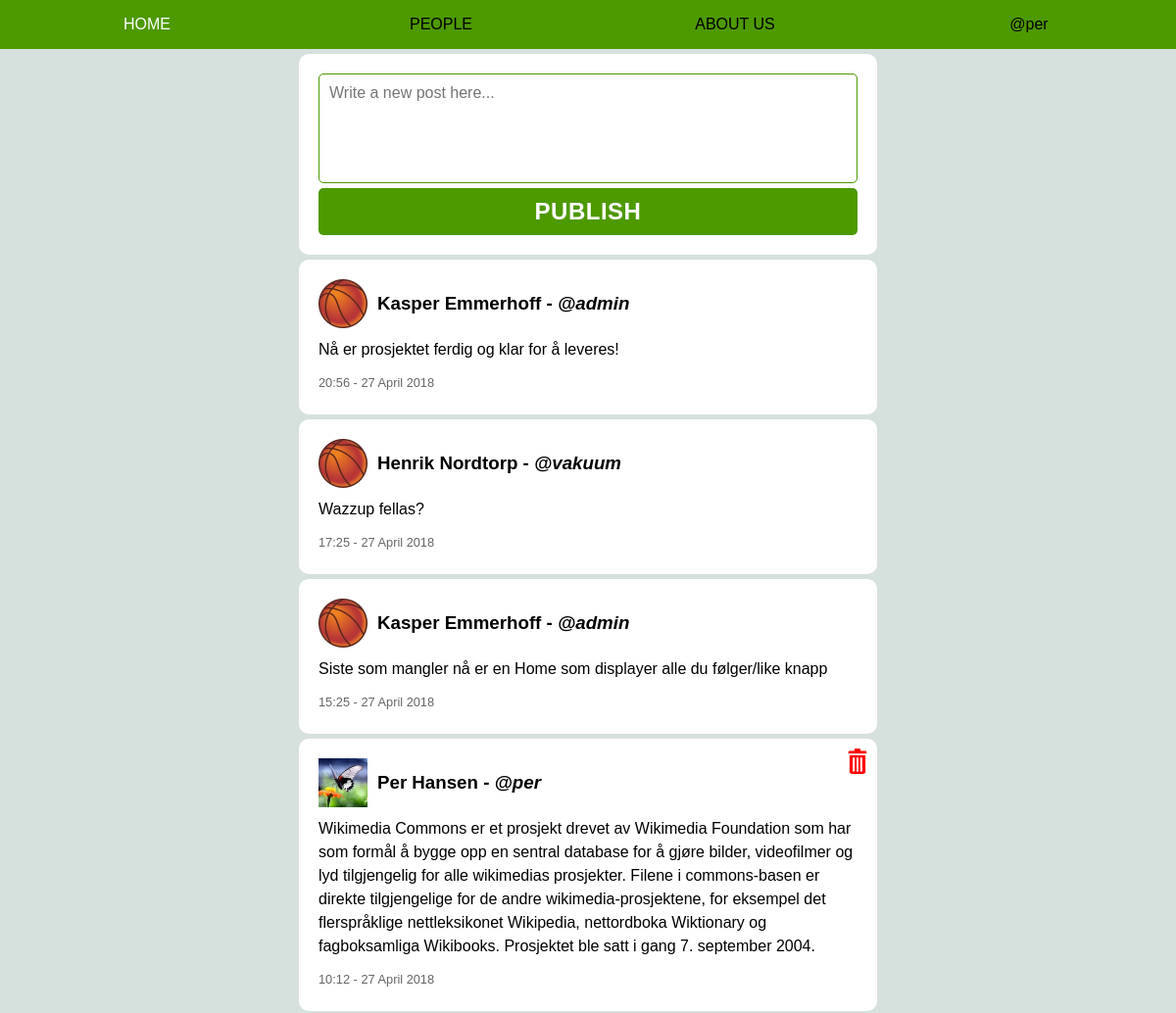
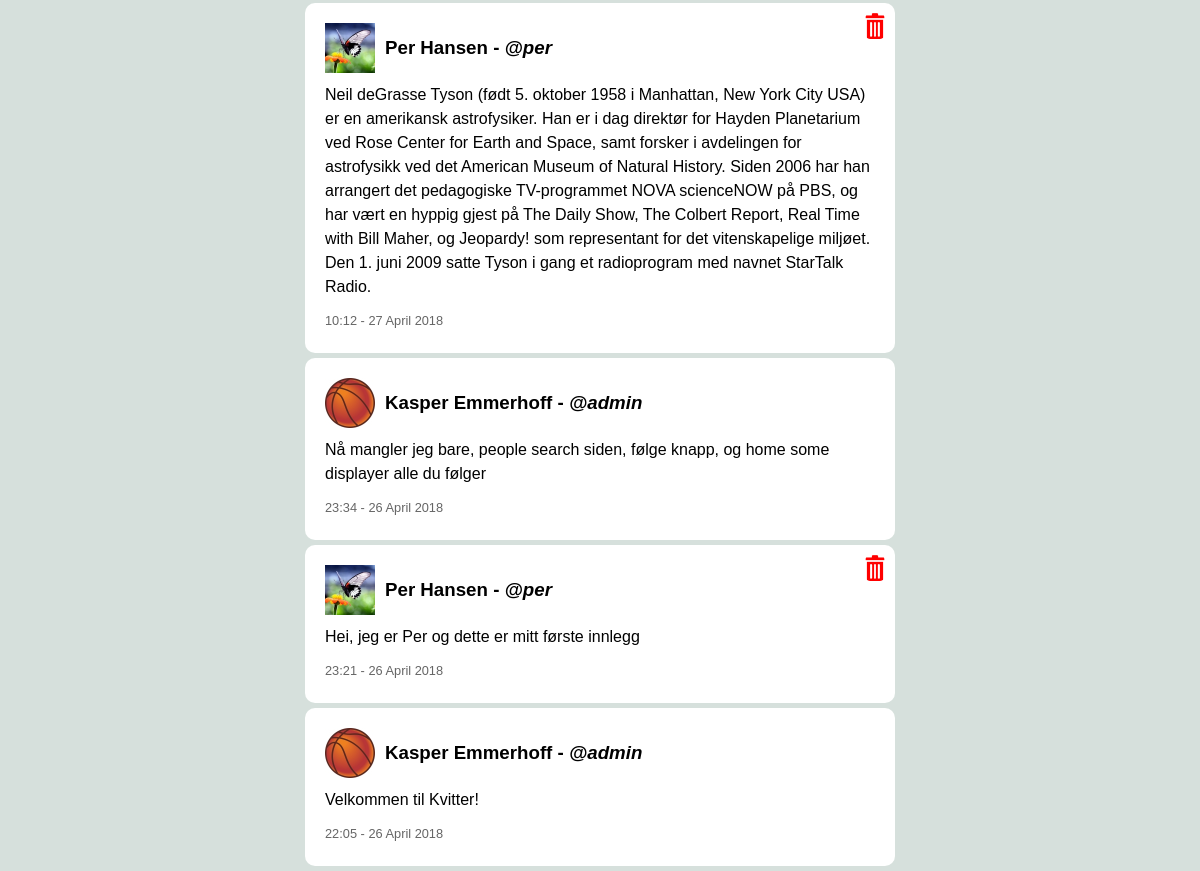
Screenshot of / (signed in) with the database file from the repository (2 pictures, top to bottom).
### tables this page shows
CREATE TABLE `posts` (
  `post_id` int(11) NOT NULL,
  `post_text` varchar(600) NOT NULL,
  `posttime` varchar(30) NOT NULL,
  `user_id` int(11) NOT NULL
);

CREATE TABLE `users` (
  `user_id` int(11) NOT NULL,
  `username` varchar(255) NOT NULL,
  `f_name` varchar(255) NOT NULL,
  `l_name` varchar(255) NOT NULL,
  `email` varchar(255) NOT NULL,
  `pic` varchar(11) NOT NULL DEFAULT '1.jpg',
  `u_type` int(11) NOT NULL DEFAULT '1',
  `password` varchar(255) NOT NULL,
  `creationtime` datetime NOT NULL
);

### include/info.inc.php (called while the page is built, shortened)
<?php
	if (isset($_SESSION['login'])){
		$user = $_SESSION['login'];
	}
	else {
		header("Location: welcome.php");
	}
?>

### index.php (the view, shortened to what this page needs)
<?php
	include("include/connect.inc.php");
	include("include/info.inc.php");
	$userescape = mysqli_real_escape_string($con, $user);
?>
<!DOCTYPE html>
<html lang="en">
<head>
	<link rel="stylesheet" type="text/css" href="css/main.css">
	<link rel="stylesheet" type="text/css" href="css/index.css">
</head>
<body>
	<?php include("include/header.inc.php"); ?>
	<div class="container">
		<?php
			echo "<div class='box'>";
				echo "<form action='index.php' method='POST'>";
					echo "<textarea name='innlegg' placeholder='Write a new post here...' maxlength='600' rows='5'></textarea>";
					echo "<input type='submit' value='PUBLISH'>";
				echo "</form>";
			echo "</div>";
			$sql3 = "SELECT posts.post_id, post_text, posttime, posts.user_id, f_name, l_name, username, pic, u_type FROM posts JOIN users ON posts.user_id=users.user_id WHERE posts.user_id=(SELECT user_id FROM users WHERE username='$userescape') OR posts.user_id IN (SELECT user_id_follow FROM follow WHERE user_id=(SELECT user_id FROM users WHERE username='$userescape')) ORDER BY posts.post_id DESC";
			$result3 = $con->query($sql3);
			while ($rad3 = $result3->fetch_assoc()){
				$userfirst = htmlspecialchars($rad3['f_name']);
				$userlast = htmlspecialchars($rad3['l_name']);
				$useruser = htmlspecialchars($rad3['username']);
				$userurl = urlencode($rad3['username']);
				$userpic = $rad3['pic'];
				$post_text = htmlspecialchars($rad3['post_text']);
				$posttime = $rad3['posttime'];
				$utype = $rad3['u_type'];
				if ($rad3['username'] == $user OR $usertype == 3){
					echo "<div class='delete'>\n";
						echo "<form action='index.php' method='POST'>\n";
							echo "<input type='image' name='delete' src='media/icons/delete.png' alt='Delete' width='20' height='22'>\n";
						echo "</form>\n";
					echo "</div>\n";
				}
				echo "<div class='box'>\n";
					echo "<a href='user.php?u=$userurl'><div class='navn'>\n";
						echo "<img src='media/profilepics/$userpic' alt='picture' width='50' height='50'>\n";
						if($utype>=2){echo "<h3> $userfirst $userlast<img class='verified' width='22' height='22' src='media/icons/verified.png'></h3><h3><i>- @$useruser</i></h3>\n";}
						else {echo "<h3> $userfirst $userlast - <i>@$useruser</i></h3>\n";}
					echo "</div></a>\n";
					echo "<div class='text'>\n";
						echo "<p> $post_text </p>\n";
					echo "</div>\n";
					echo "<div class='dato'>\n";
						echo "<p> $posttime </p>\n";
					echo "</div>\n";
				echo "</div>\n";
			}
		?>
	</div>
</body>
</html>

### css/main.css (style rules this page uses)
html, body, h1, h2, h3, h4, h5, h6, p, a, div, span, ul, ol, li, table, td, th, tr, form, input, label, video, img { margin: 0; padding: 0; }
h1, h2, h3, h4, h5, h6, p, li, td, th, label { word-wrap: break-word; }
body { font-family: Arial, sans-serif; background-color: #D6E0DC; }
input[type=text], input[type=password], input[type=submit] { -webkit-appearance: none; -moz-appearance: none; appearance: none; }
.container { margin: 0 auto; padding-top: 50px; max-width: 600px; }
.box { background-color: #fff; border-radius: 10px; padding: 20px; margin: 5px; line-height: 150%; }

### css/index.css (style rules this page uses)
form { display: flex; flex-direction: column; }
form input, form textarea { padding: 10px; font-size: 110%; border: 1px solid #4d9900; border-radius: 5px; flex: 1; }
form textarea { font-size: 100%; resize: none; font-family: 'Arial', sans-serif; }
input[type=submit] { font-size: 150%; font-weight: bold; letter-spacing: 0.5px; color: #fff; background-color: #4d9900; border: none; margin-top: 5px; }
.navn { display: flex; align-items: center; }
.navn h3 { margin-left: 10px; min-width: 50%; }
a { color: #000; text-decoration: none; }
.dato p { color: #666; font-size: 80%; }
.delete { float: right; margin: 10px 15px; }
input[type=image] { float: right; border: none; padding: 0; }
.box .text { margin: 10px auto; }

### rows the page displays
posts: user.pic (picture), user.f_name "Kasper", user.l_name "Emmerhoff", user.username "admin", post_text "Nå er prosjektet ferdig og klar for å leveres!", posttime "20:56 - 27 April 2018"
posts: user.pic (picture), user.f_name "Henrik", user.l_name "Nordtorp", user.username "vakuum", post_text "Wazzup fellas?", posttime "17:25 - 27 April 2018"
posts: user.pic (picture), user.f_name "Kasper", user.l_name "Emmerhoff", user.username "admin", post_text "Siste som mangler nå er en Home som displayer alle du følger/like knapp", posttime "15:25 - 27 April 2018"
posts: user.pic (picture), user.f_name "Per", user.l_name "Hansen", user.username "per", post_text "Wikimedia Commons er et prosjekt drevet av Wikimedia Foundation som har som formål å bygge opp en sentral database for å gjøre bilder, videofilmer og lyd tilgjengelig for alle wikimedias prosjekter. Filene i commons-basen er direkte tilgjengelige for de andre wikimedia-prosjektene, for eksempel det flerspråklige nettleksikonet Wikipedia, nettordboka Wiktionary og fagboksamliga Wikibooks. Prosjektet ble satt i gang 7. september 2004.", posttime "10:12 - 27 April 2018"
posts: user.pic (picture), user.f_name "Per", user.l_name "Hansen", user.username "per", post_text "Neil deGrasse Tyson (født 5. oktober 1958 i Manhattan, New York City USA) er en amerikansk astrofysiker. Han er i dag direktør for Hayden Planetarium ved Rose Center for Earth and Space, samt forsker i avdelingen for astrofysikk ved det American Museum of Natural History. Siden 2006 har han arrangert det pedagogiske TV-programmet NOVA scienceNOW på PBS, og har vært en hyppig gjest på The Daily Show, The Colbert Report, Real Time with Bill Maher, og Jeopardy! som representant for det vitenskapelige miljøet. Den 1. juni 2009 satte Tyson i gang et radioprogram med navnet StarTalk Radio.", posttime "10:12 - 27 April 2018"
posts: user.pic (picture), user.f_name "Kasper", user.l_name "Emmerhoff", user.username "admin", post_text "Nå mangler jeg bare, people search siden, følge knapp, og home some displayer alle du følger", posttime "23:34 - 26 April 2018"
posts: user.pic (picture), user.f_name "Per", user.l_name "Hansen", user.username "per", post_text "Hei, jeg er Per og dette er mitt første innlegg", posttime "23:21 - 26 April 2018"
posts: user.pic (picture), user.f_name "Kasper", user.l_name "Emmerhoff", user.username "admin", post_text "Velkommen til Kvitter!", posttime "22:05 - 26 April 2018"

### other values shown
$usere "per"
